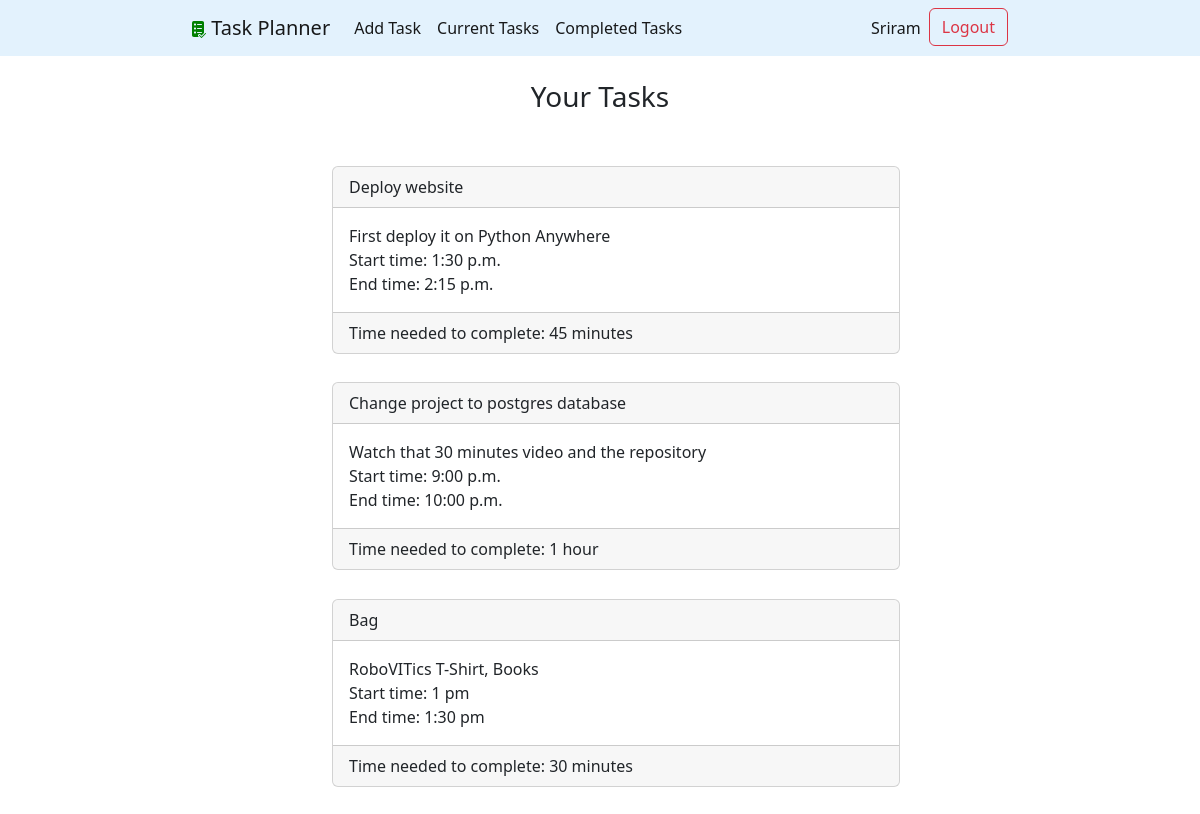
Before: / (signed in) with the older database file.
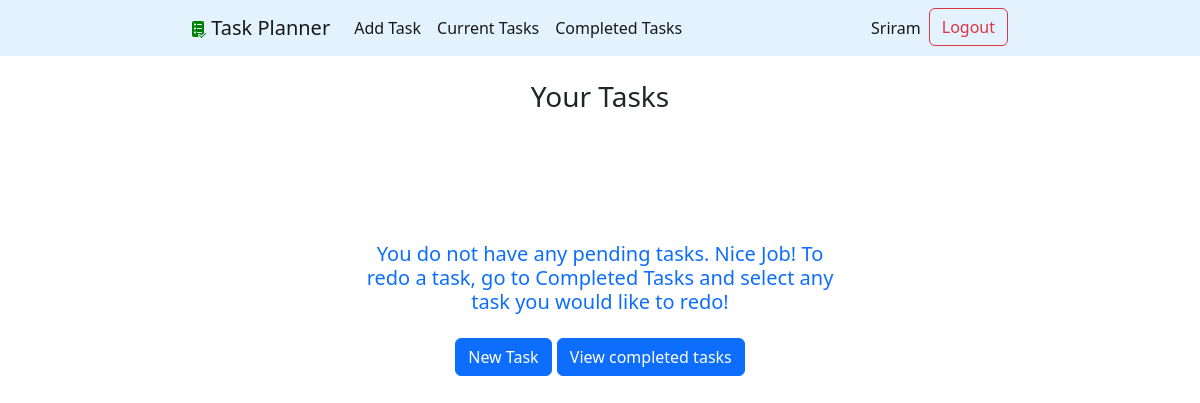
After: the same page with the newer database file.
### taskplanner/models.py (models this page shows, shortened)
class Task(models.Model):
    title = models.CharField(max_length=100)
    description = models.TextField(blank=True)
    created = models.DateField(auto_now_add=True)
    start_time = models.CharField(max_length=100,null=True,blank=True)
    end_time = models.CharField(max_length=100,null=True,blank=True)
    time_req = models.CharField(max_length=100,null=True,blank=True)
    completed = models.BooleanField(null=True,blank=True)
    completed_date = models.DateTimeField(null=True,blank=True)
    user = models.ForeignKey(User, on_delete=models.CASCADE)

### taskplanner/views.py (the view)
# urls.py: 2. Add a URL to urlpatterns:  path('', views.home, name='home')
def home(request):
    try:
        tasks = Task.objects.filter(user = request.user, completed_date__isnull=True).order_by('-created')
        return render(request, 'taskplanner/home.html', {'tasks':tasks})
    except TypeError:
        return render(request, 'taskplanner/home.html')

### taskplanner/templates/taskplanner/home.html (shortened to what this page needs)
{% extends 'taskplanner/base.html'%}
{% block content %}
    {% if not user.is_authenticated %}
    <br>
    <div class="text-center landing">
        <h3>Welcome to Task Planner!</h3>
        <p>
            Here you can manage your tasks and keep track of what has been and what is remaining very easily!
            You can customise your tasks, delete them, and even redo them if it comes up again!
        </p>
        <div>
            <button class="btn btn-outline-primary"><a class="nav-link active" aria-current="page" href="{% url 'signupuser' %}">Sign up here!</a></button>
            <button class="btn btn-outline-primary"><a class="nav-link active" aria-current="page" href="{% url 'loginuser' %}">Login here!</a></button>
        </div>
    </div>
    {% else %}
    <br>
    <h3>Your Tasks</h3>
    {% if tasks.count == 0 %}
        <h5 class="text-center text-primary landing">
            You do not have any pending tasks. Nice Job!
            To redo a task, go to Completed Tasks and select any task you would like to redo!
            <br>
            <br>
            <button class="btn btn-primary">
            <a class="nav-link active" aria-current="page" href="{% url 'addtask' %}">New Task</a>
            </button>
            <button class="btn btn-primary">
            <a class="nav-link active" aria-current="page" href="{% url 'viewcompletedtasks' %}">View completed tasks</a>
            </button>
        </h5>
    {% endif %}
    <ul class="tasks">
        {% for task in tasks %}
        <li><div class="card">
            <div class="card-header">{{task.title}}</div>
            <div class="card-body">
            {% if task.description %}
                {{task.description}}
            {% endif %}
            <div class="start_time">
                Start time: {{task.start_time}}
            </div>
            <div class="end_time">
                End time: {{task.end_time}}
            </div>
            </div>
            {% if task.time_req %}
            <div class="card-footer">
                Time needed to complete: {{task.time_req}}
            </div>
            {% endif %}
        </div></li>
        {% endfor %}
    </ul>
    {% endif %}
{% endblock %}

### taskplanner/templates/taskplanner/base.html (shortened to what this page needs)
<!DOCTYPE html>
<html lang="en">
<head>
    {% load static %}
    <link href="https://cdn.jsdelivr.net/npm/bootstrap@5.2.3/dist/css/bootstrap.min.css" rel="stylesheet">
    <link href="{% static 'taskplanner/styles.css' %}" rel="stylesheet">
</head>
<body>
    <nav class="navbar navbar-expand-md">
        <div class="container-fluid">
          <a class="navbar-brand" href="#">
            <img src="{% static 'taskplanner/logo.png'%}" alt="">
            <span >Task Planner </span>
          </a>
          <div class="collapse navbar-collapse text-center" id="navbarSupportedContent">
            <ul class="navbar-nav">
              {% if user.is_authenticated %}
              <li class="nav-item">
                  <a class="nav-link active" aria-current="page" href="{% url 'addtask' %}">Add Task</a>
              </li>
              <li class="nav-item">
                <a class="nav-link active" aria-current="page"  href="{% url 'home' %}" >Current Tasks</a>
              </li>
              <li class="nav-item">
                <a class="nav-link active" aria-current="page"  href="{% url 'viewcompletedtasks' %}" > Completed Tasks </a>
              </li>
              {% endif %}
            </ul>
            <ul class="navbar-nav ms-auto">
                {% if user.is_authenticated %}
                <li class="nav-item">
                    <a class="nav-link active" aria-current="page">{{ user.username }}</a>
                </li>
                <form action="{% url 'logoutuser' %}" method="post">
                    <button type="submit" class="btn btn-outline-danger">Logout</button>
                </form>
                {% endif %}
              </ul>
          </div>
        </div>
    </nav>
    <div class="content">
      {% block content %}
      {% endblock %}
    </div>
</body>
</html>

### taskplanner/static/taskplanner/styles.css (style rules this page uses)
.content { display: flex; flex-direction: column; align-items: center; }
.landing { margin: 5%; padding: 5%; width: 50%; }
.navbar { background-color: #e3f2fd; }
.navbar .container-fluid { display: flex; margin: 0 15%; align-items: center; }

Changed rows visible on the page:
removed Task: title "Deploy website", description "First deploy it on Python Anywhere", start_time "1:30 p.m.", end_time "2:15 p.m.", time_req "45 minutes"
removed Task: title "Change project to postgres database", description "Watch that 30 minutes video and the repository", start_time "9:00 p.m.", end_time "10:00 p.m.", time_req "1 hour"
removed Task: title "Bag", description "RoboVITics T-Shirt, Books", start_time "1 pm", end_time "1:30 pm", time_req "30 minutes"
Other visible differences:
text now shown: "You do not have any pending tasks. Nice Job! To redo a task, go to Completed Tasks and select any task you would like to redo! New Task View completed tasks"
